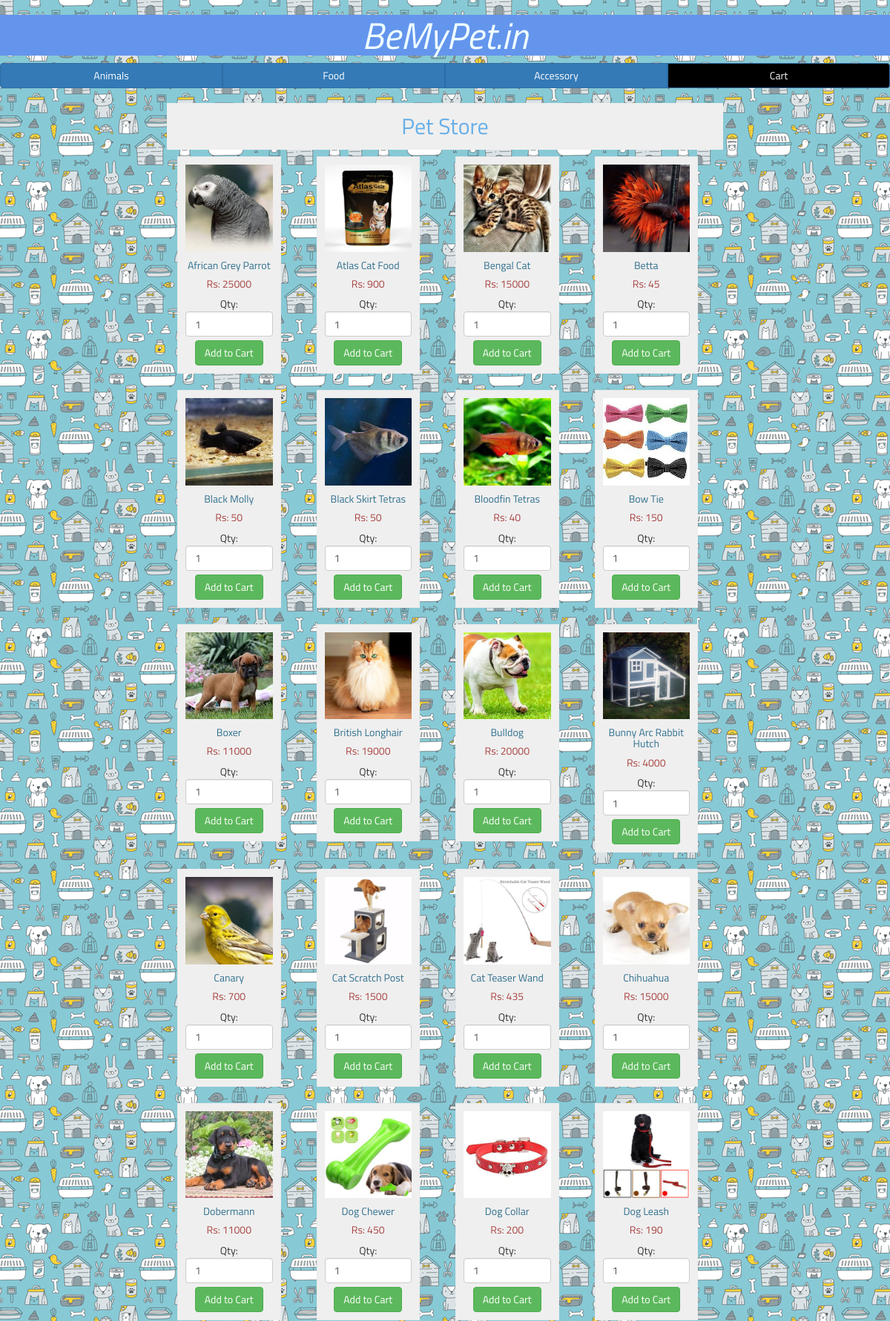
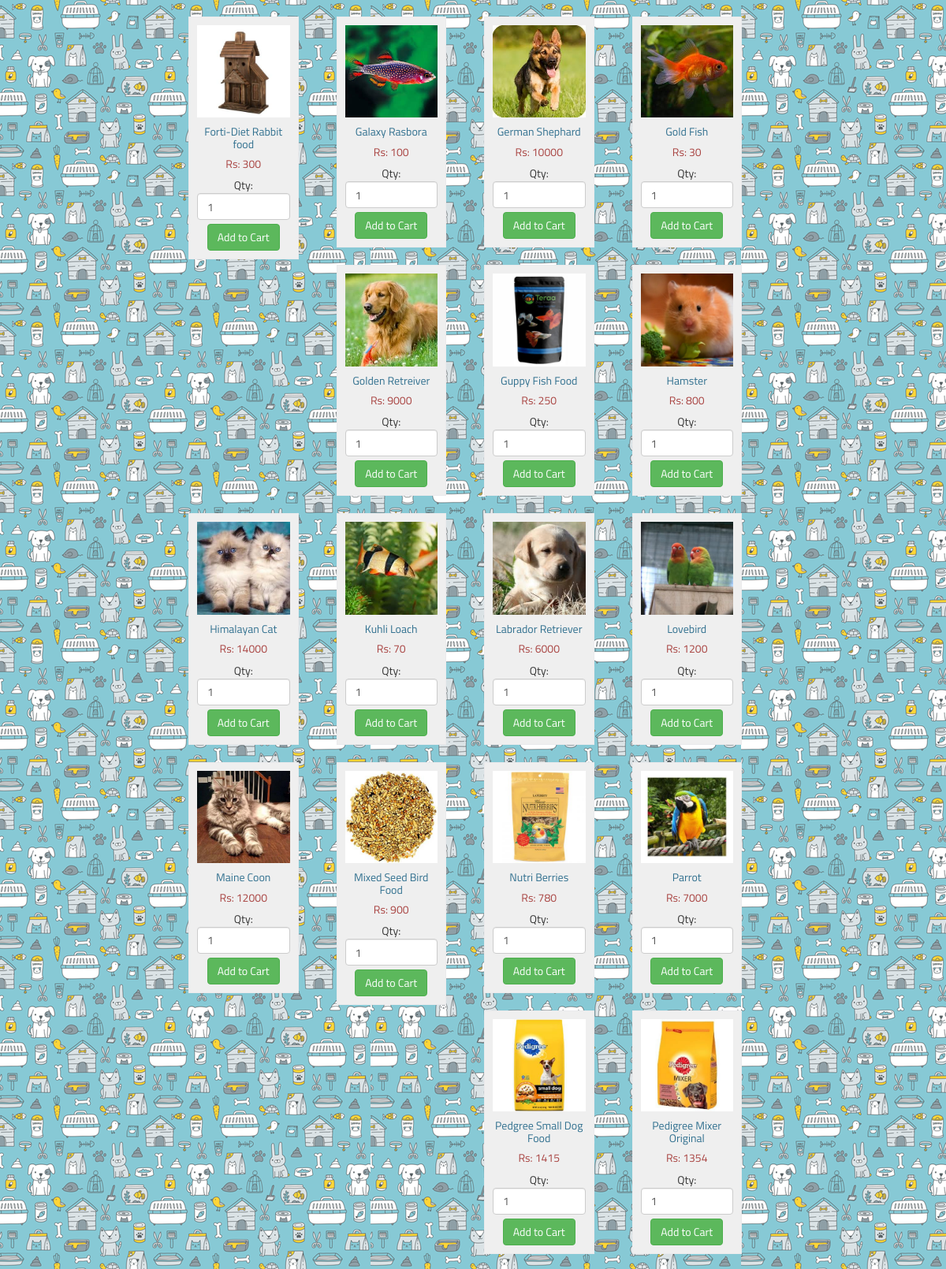
The app's page /shopping.php (upper part) with its own data (2 pictures, top to bottom).
### tables this page shows
CREATE TABLE IF NOT EXISTS `product` (
  `pid` int(255) NOT NULL AUTO_INCREMENT,
  `cid` int(255) NOT NULL,
  `product_name` varchar(255) NOT NULL,
  `image` varchar(255) NOT NULL,
  `price` int(255) NOT NULL,
  PRIMARY KEY (`pid`)
);

### shopping.php (the view, shortened to what this page needs)
<?php include('connection.php')?>
<!doctype html>
<html>
<head>
  <center>  <a href="shopping.php"><h1>BeMyPet.in</h1></a></center>
 <div class="btn-group btn-group-justified">
    <a  href="animal.php" class="btn btn-primary">Animals</a>
    <a href="food.php" class="btn btn-primary">Food</a>
    <a href="accessory.php" class="btn btn-primary">Accessory</a>
      <a style="background-color: black" href="Cart.php" class="btn btn-primary">Cart</a>
  </div>
    <link href="https://maxcdn.bootstrapcdn.com/bootstrap/3.3.7/css/bootstrap.min.css" rel="stylesheet">
</head>
<body>
    <div class="container" style="width: 65%">
        <h2>Pet Store</h2>
        <?php
            $query = "CALL `sel`();";
            $result = mysqli_query($conn,$query);
            if(mysqli_num_rows($result) > 0) {
                while ($row = mysqli_fetch_array($result)) {
                        $count=0;?><style>
                    <div class="col-md-3">
                        <form method="post" action="shopping.php?action=add&id=<?php echo $row["pid"]; ?>">
                            <div class="product">
                                <img src="<?php echo $row["image"]; ?>" class="img-responsive">
                                <h5 class="text-info"><?php echo $row["product_name"]; ?></h5>
                               <h5 class="text-danger">Rs: <?php echo $row["price"]; ?></h5>
                                Qty: <input type="text" name="quantity" class="form-control" value="1">
                                <input type="submit" name="add" style="margin-top: 5px;" class="btn btn-success"
                                       value="Add to Cart">
                            </div><br>
                        </form>
                    </div>
                    <?php
                }
            }
        ?>
    </div>
</body>
</html>

### shopping.php (style rules this page uses)
* { font-family: 'Titillium Web', sans-serif; }
body { background-image: url("image/b.png"); background-color: #cccccc; }
.product { border: 1px solid #eaeaec; margin: -1px 19px 3px -1px; padding: 10px; text-align: center; background-color: #efefef; }
h2 { text-align: center; color: #66afe9; background-color: #efefef; padding: 2%; }
h1 { background-color:cornflowerblue; font-style: italic; color: azure; font-size: 50px; }

### records on screen
product: image (picture), product_name "African Grey Parrot", price "25000"
product: image (picture), product_name "Atlas Cat Food", price "900"
product: image (picture), product_name "Bengal Cat", price "15000"
product: image (picture), product_name "Betta", price "45"
product: image (picture), product_name "Black Molly", price "50"
product: image (picture), product_name "Black Skirt Tetras", price "50"
product: image (picture), product_name "Bloodfin Tetras", price "40"
product: image (picture), product_name "Bow Tie", price "150"
product: image (picture), product_name "Boxer", price "11000"
product: image (picture), product_name "British Longhair", price "19000"
product: image (picture), product_name "Bulldog", price "20000"
product: image (picture), product_name "Bunny Arc Rabbit Hutch", price "4000"
product: image (picture), product_name "Canary", price "700"
product: image (picture), product_name "Cat Scratch Post", price "1500"
product: image (picture), product_name "Cat Teaser Wand", price "435"
product: image (picture), product_name "Chihuahua", price "15000"
product: image (picture), product_name "Dobermann", price "11000"
product: image (picture), product_name "Dog Chewer", price "450"
product: image (picture), product_name "Dog Collar", price "200"
product: image (picture), product_name "Dog Leash", price "190"
product: image (picture), product_name "Forti-Diet Rabbit food", price "300"
product: image (picture), product_name "Galaxy Rasbora", price "100"
product: image (picture), product_name "German Shephard", price "10000"
product: image (picture), product_name "Gold Fish", price "30"
product: image (picture), product_name "Golden Retreiver", price "9000"
product: image (picture), product_name "Guppy Fish Food", price "250"
product: image (picture), product_name "Hamster", price "800"
product: image (picture), product_name "Himalayan Cat", price "14000"
product: image (picture), product_name "Kuhli Loach", price "70"
product: image (picture), product_name "Labrador Retriever", price "6000"
product: image (picture), product_name "Lovebird", price "1200"
product: image (picture), product_name "Maine Coon", price "12000"
product: image (picture), product_name "Mixed Seed Bird Food", price "900"
product: image (picture), product_name "Nutri Berries", price "780"
product: image (picture), product_name "Parrot", price "7000"
product: image (picture), product_name "Pedgree Small Dog Food", price "1415"
product: image (picture), product_name "Pedigree Mixer Original", price "1354"
